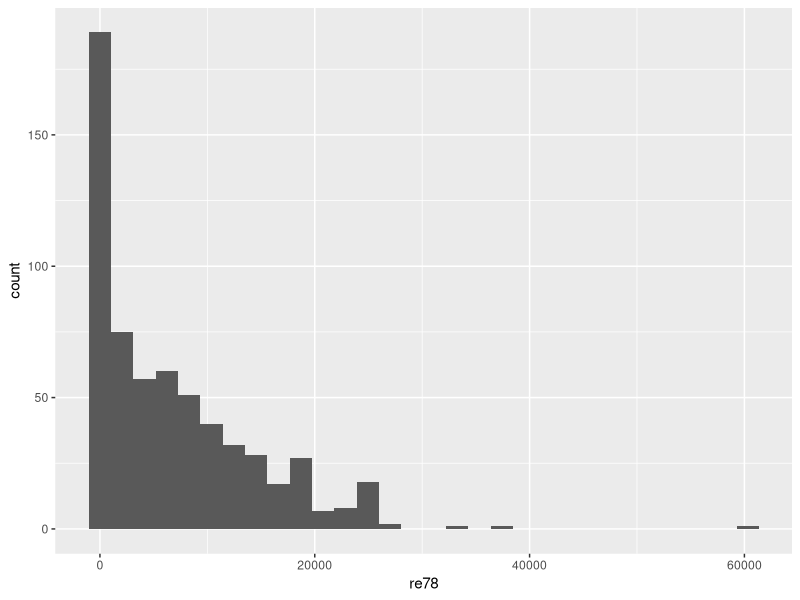
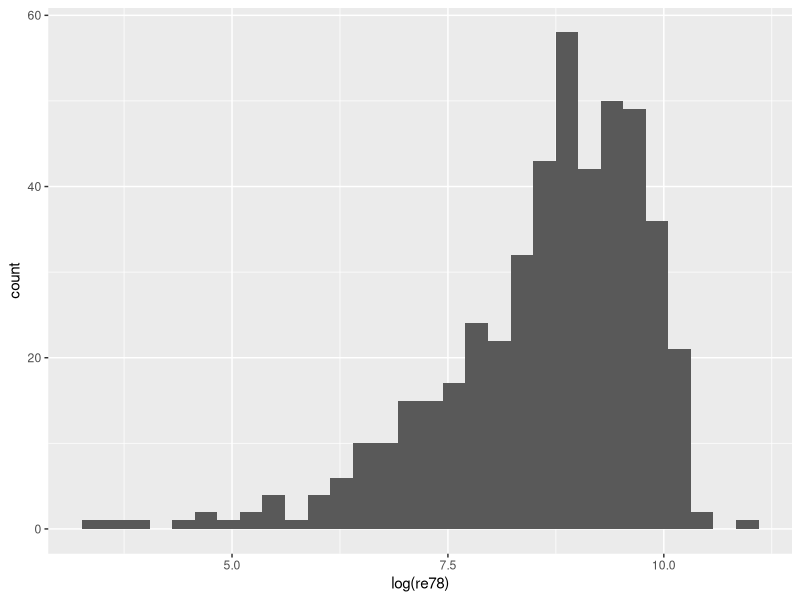
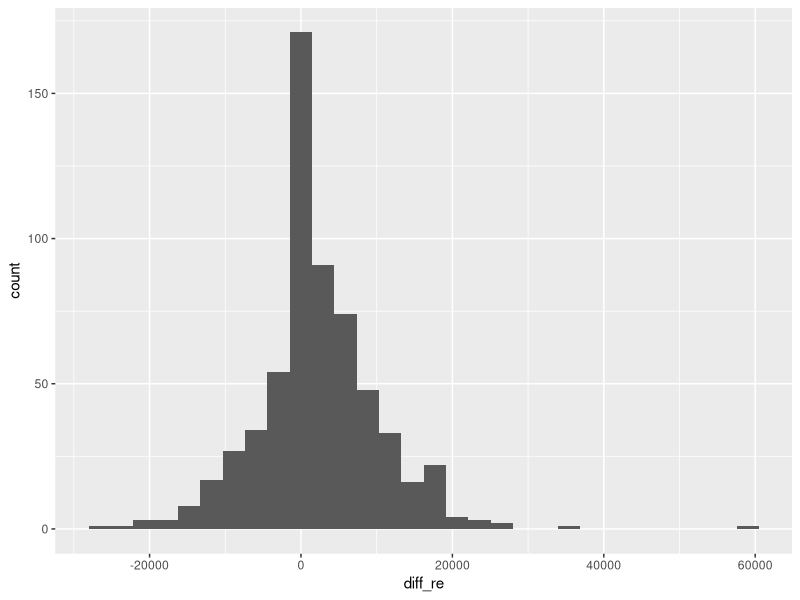
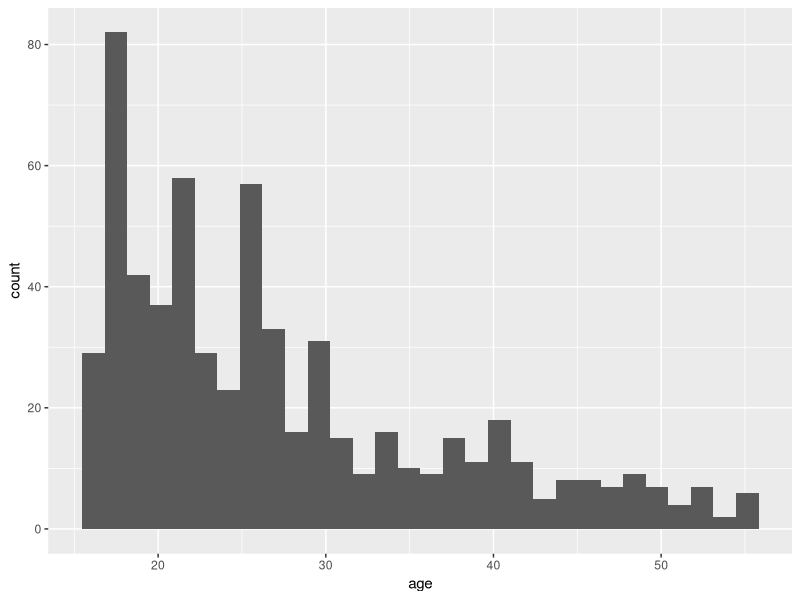
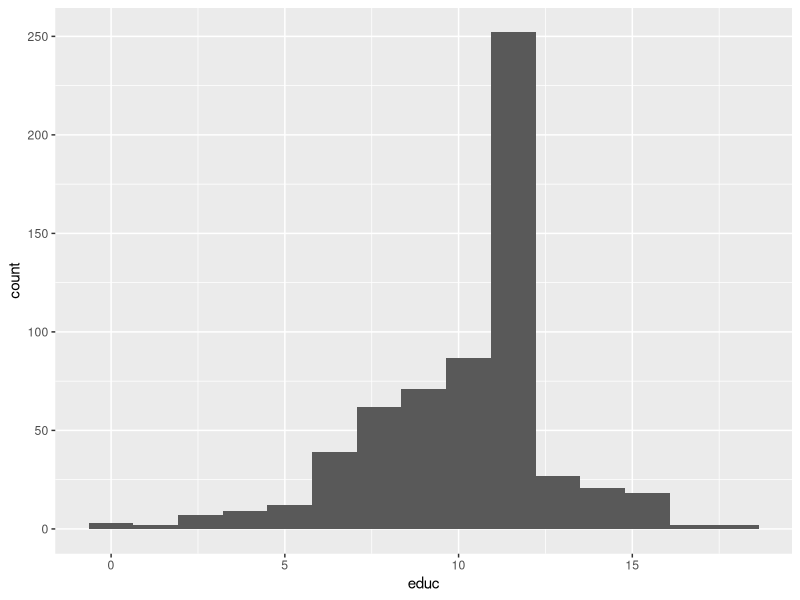
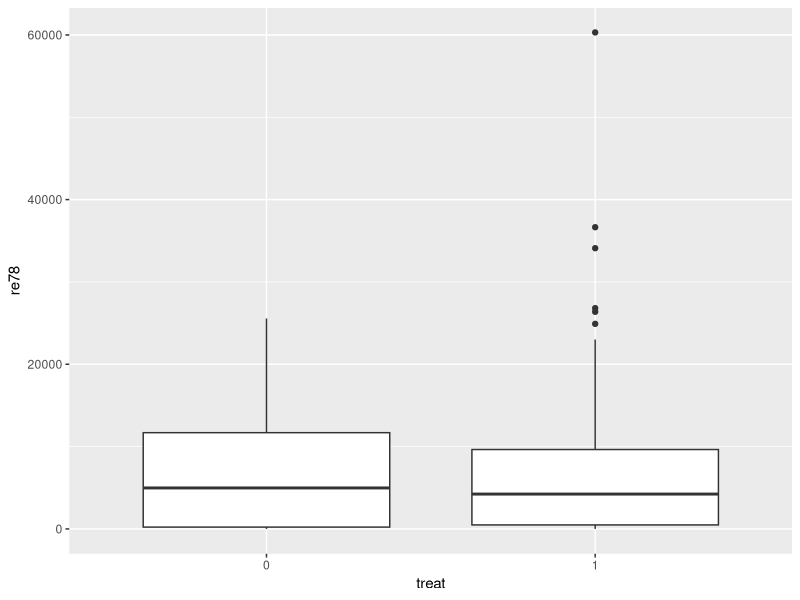
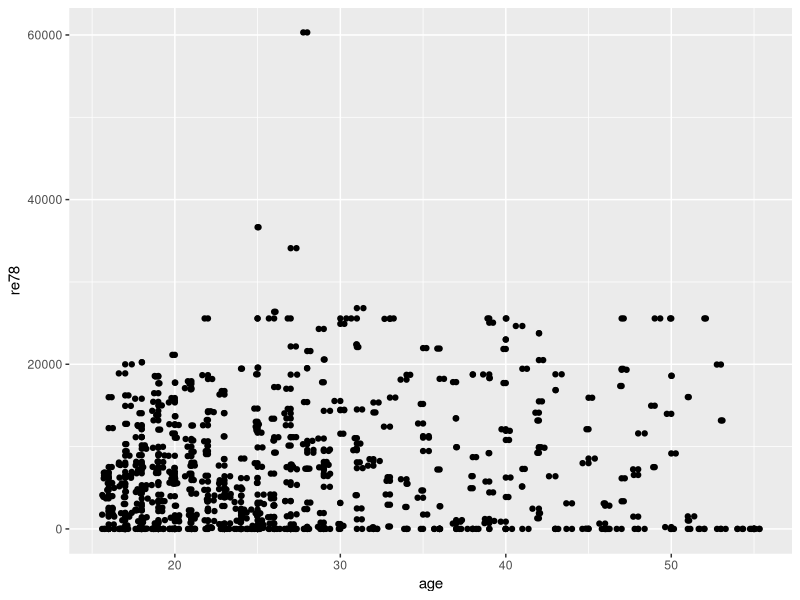
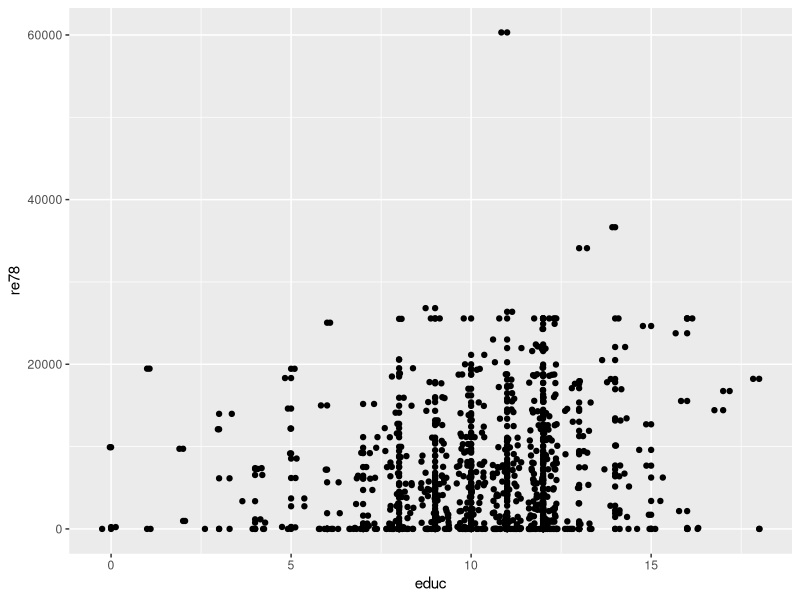

Write R code to recreate these figures, in order. (Note: this script raises an error after producing the figures.)
rm(list = ls())

library(ggplot2)
library(MASS)
library(rms)
library(xtable)
library(knitr)
library(kableExtra)


##########################################################################
############################ 0. Loading the data #########################
##########################################################################


data <- read.csv("Data/lalondedata.txt", sep=',')

head(data)
str(data)
dim(data)
summary(data)

data$treat <- as.factor(data$treat)
data$black <- as.factor(data$black)
data$hispan <- as.factor(data$hispan)
data$married <- as.factor(data$married)
data$nodegree <- as.factor(data$nodegree)
data$diff_re <- data$re78 - data$re74


##########################################################################
############################### 1. EDA ###################################
##########################################################################


# Single variables
ggplot(data, aes(x=re78)) + geom_histogram() # skewed to the right
ggplot(data, aes(x=log(re78))) + geom_histogram()

ggplot(data, aes(x=diff_re)) + geom_histogram()
ggplot(data, aes(x=age)) + geom_histogram()
ggplot(data, aes(x=educ)) + geom_histogram(bins = 15)

ggplot(data, aes(x=treat, y=re78)) + geom_boxplot()
ggplot(data, aes(x=age, y=re78)) + geom_point() + geom_jitter()
ggplot(data, aes(x=educ, y=re78)) + geom_point() + geom_jitter()
ggplot(data, aes(x=black, y=re78)) + geom_boxplot()   # ***
ggplot(data, aes(x=hispan, y=re78)) + geom_boxplot()
ggplot(data, aes(x=married, y=re78)) + geom_boxplot() # ***
ggplot(data, aes(x=nodegree, y=re78)) + geom_boxplot()

# Difference between re78 and re74
ggplot(data, aes(x=treat, y=diff_re)) + geom_boxplot() # **
ggplot(data, aes(x=age, y=diff_re)) + geom_point() + geom_jitter()
ggplot(data, aes(x=educ, y=diff_re)) + geom_point() + geom_jitter()
ggplot(data, aes(x=black, y=diff_re)) + geom_boxplot()   
ggplot(data, aes(x=hispan, y=diff_re)) + geom_boxplot() # *
ggplot(data, aes(x=married, y=diff_re)) + geom_boxplot()# * 
ggplot(data, aes(x=nodegree, y=diff_re)) + geom_boxplot()


# Interactions:
ggplot(data, aes(x=treat, y=re78)) +
  geom_boxplot() +
  facet_wrap(~black, ncol=4) # **

ggplot(data, aes(x=treat, y=re78)) +
  geom_boxplot() +
  facet_wrap(~hispan, ncol=4)

ggplot(data, aes(x=treat, y=re78)) +
  geom_boxplot() +
  facet_wrap(~married, ncol=4)

ggplot(data, aes(x=treat, y=re78)) +
  geom_boxplot() +
  facet_wrap(~nodegree, ncol=4)


# Interactions difference:
ggplot(data, aes(x=treat, y=diff_re)) +
  geom_boxplot() +
  facet_wrap(~black, ncol=4)  

ggplot(data, aes(x=treat, y=diff_re)) +
  geom_boxplot() +
  facet_wrap(~hispan, ncol=4) 

ggplot(data, aes(x=treat, y=diff_re)) +
  geom_boxplot() +
  facet_wrap(~married, ncol=4)

ggplot(data, aes(x=treat, y=diff_re)) +
  geom_boxplot() +
  facet_wrap(~nodegree, ncol=4)


##########################################################################
############################### 2.Model selection Deprecated #############
##########################################################################


# Baseline model based on the EDA
baseline_model <- lm(re78 ~ treat + married + black + black*treat, data=data)
summary(baseline_model)  
plot(baseline_model)

# Model selection
# Step AIC:
null_model <- lm(re78 ~ treat, data=data)
full_model <- lm(re78 ~ treat + age + educ + black + hispan +
                   married + nodegree + re74,
                 data=data)
step_model <- step(null_model,
                   scope=formula(full_model),
                   direction='both',
                   trace=0)

# Forward AIC:
forward_model <- step(null_model,
                      scope=formula(full_model),
                      direction='forward',
                      trace=0)
summary(forward_model) # The same as stepwise

# Backward AIC:
backward_model <- step(null_model,
                       scope=formula(full_model),
                       direction='backward',
                       trace=0)
summary(backward_model) # Constant model without variables

# Step with interaction terms:
full_model2 <- lm(re78 ~ treat + age + educ + black +
                    hispan + married + nodegree + 
                    treat*black + treat*hispan,
                  data=data)
step_model2 <- step(null_model,
                    scope=formula(full_model2),
                    direction='both',
                    trace=0)
summary(step_model2)    # Interaction term wasn't chosen

# Log age
log_age_model <- lm(re78 ~ treat + educ + married + black + log(age), data=data)
summary(log_age_model)

# Model without outliers
data_wo <- data[-c(132, 182, 611),]
model_wo <- lm(re78 ~ treat + educ + married + black + age, data=data_wo)

# Adding re75
model_w75 <- lm(re78 ~ treat + educ + married + black + age + re75, data=data)

# Model diff re78 re75
null_model_d <- lm(diff_re ~ treat, data=data)
full_model_d <- lm(diff_re ~ treat + age + educ + black + hispan +
                   married + nodegree,
                 data=data)
step_model_d <- step(null_model,
                   scope=formula(full_model_d),
                   direction='both',
                   trace=0)

# Model with race and treat
int_model <- lm(re78 ~ treat + re74 + educ + black +
                  hispan * treat, data=data)
summary(int_model)
anova(step_model, int_model) # no interaction between race and treat


##########################################################################
############################### 2.Model selection ########################
##########################################################################


# Model selection
# Step AIC:
null_model <- lm(diff_re ~ treat, data=data)
full_model <- lm(diff_re ~ treat + age + educ + black + hispan +
                   married + nodegree,
                 data=data)
step_model <- step(null_model,
                   scope=formula(full_model),
                   direction='both',
                   trace=0)
summary(step_model)

############################ PRETTY TABLE ############################
summary_step = summary(step_model)
summaryprint = data.frame(summary_step$coefficients)

stars = c("***", "**", "**", "*")
starsdf = data.frame(stars)

summarydf = data.frame(cbind(round(summaryprint,2),starsdf))
colnames(summarydf) = c("Estimate","Std. Error","t value", "Pr(>|t|)","")
knitr::kable(summarydf, format="latex", booktabs=TRUE) %>% 
  kable_styling(latex_options=c("hold_position", "scale_down"))

######################################################################

treat_age_int <- lm(diff_re ~ treat + age + married + treat * age, data=data)
anova(step_model, treat_age_int) # ***

############################ PRETTY TABLE ############################

ftest = anova(step_model, treat_age_int)
xtable(ftest)

######################################################################

treat_mar_int <- lm(diff_re ~ treat + age + married + treat * married, data=data)
anova(step_model, treat_mar_int)

mar_age_int <- lm(diff_re ~ treat + age + married + married * age, data=data)
anova(step_model, mar_age_int)

race <- lm(diff_re ~ treat + age + married + treat * age + black + 
             black * treat + hispan + treat * hispan, data=data)
anova(treat_age_int, race)


##########################################################################
############################### 3.Model assessment #######################
##########################################################################

par(bty='n')
summary(step_model)                   
plot(step_model, which=1)             # equal variance and independence assum problem
plot(step_model, which=2)             # normality assumption?
plot(step_model, which=3)
plot(step_model, which=4)             # no influential points
plot(step_model, which=5)             # several outliers
plot(data$educ, step_model$residuals) # linearity assumption holds
plot(data$age, step_model$residuals)
vif(step_model)                       # no multicollinearity

# In pretty:
# resid vs. fitted
tempdf = data.frame(fitted=fitted(step_model), residuals=residuals(step_model))
ggplot(data=tempdf, aes(x=fitted, y=residuals)) + 
  geom_abline(slope=0, intercept=0, color='#aaaaaa', linetype='dashed') +
  geom_point(color='#061953') + 
  theme_classic() + 
  labs(x="Fitted Values", y="Residuals") + 
  ggtitle("Residuals vs. Fitted Plot") + 
  theme(plot.title=element_text(size=16, face='bold', hjust=0.5)) +
  scale_y_continuous(labels= function(x) paste("$", as.numeric(x)/1000, "k"))
  

# QQ-plot
ggplot(data=tempdf, aes(sample=residuals)) + 
  stat_qq_line(linetype='dashed', color="#888888") + 
  stat_qq(color='#061953') + 
  theme_classic() +
  labs(x="Theoretical Quantiles", y="Empirical Quantiles") + 
  ggtitle("Residuals QQ-Plot") + 
  theme(plot.title=element_text(size=16, face='bold', hjust=0.5)) +
  scale_y_continuous(labels= function(x) paste("$", as.numeric(x)/1000, "k"))

# Cooks dist
plot(step_model, which=5, pch=16, col='#061953', cex=0.8, sub="")             



# Log_age model
plot(log_age_model, which=1)             
plot(log_age_model, which=2)
plot(log_age_model, which=3)
plot(log_age_model, which=4)             
plot(log_age_model, which=5)             
plot(data$educ, log_age_model$residuals) 
plot(log(data$age), log_age_model$residuals)
vif(step_model)

# Without outliers model
plot(model_wo, which=1)             
plot(model_wo, which=2)
plot(model_wo, which=3)
plot(model_wo, which=4)            
plot(model_wo, which=5)             
plot(data_wo$educ, model_wo$residuals) 
plot(data_wo$age, model_wo$residuals)
vif(step_model)

# Model with additional predictor
plot(model_wo, which=1)             
plot(model_wo, which=2)
plot(model_wo, which=3)
plot(model_wo, which=4)            
plot(model_wo, which=5)             
plot(data_wo$educ, model_wo$residuals) 
plot(data_wo$age, model_wo$residuals)
vif(step_model)

# Diff model
plot(step_model_d, which=1)             
plot(step_model_d, which=2)
plot(step_model_d, which=3)
plot(step_model_d, which=4)             
plot(step_model_d, which=5)             
plot(data$educ, step_model_d$residuals) 
plot(log(data$age), step_model_d$residuals)
vif(step_model_d)
summary(step_model_d)

# Final model
plot(treat_age_int, which=1)             
plot(treat_age_int, which=2)
plot(treat_age_int, which=3)
plot(treat_age_int, which=4)             
plot(treat_age_int, which=5)             
plot(data$educ, treat_age_int$residuals) 
plot(data$age, treat_age_int$residuals)
vif(treat_age_int)
summary(treat_age_int)


############################ PRETTY TABLE ############################
summary_final = summary(treat_age_int)
summary_final
summaryprint = data.frame(summary_final$coefficients)

stars = c("***",".", "***", "*", "**")
starsdf = data.frame(stars)

summarydf = data.frame(cbind(round(summaryprint,2),starsdf))
colnames(summarydf) = c("Estimate","Std. Error","t value", "Pr(>|t|)","")
knitr::kable(summarydf, format="latex", booktabs=TRUE) %>% 
  kable_styling(latex_options="hold_position")

######################################################################


##########################################################################
############################### 4. Inference #############################
##########################################################################


confint(treat_age_int)
summary(treat_age_int)
summary(step_model)


##########################################################################
############################### 5. Experiments ###########################
##########################################################################


null_model_log <- lm(log(re78) ~ treat, data=data)
full_model_log <- lm(log(re78) ~ treat + age + educ + 
                       black + hisp + married + nodegree,
                     data=data)

step_model_log <- step(null_model,
                   scope=formula(full_model),
                   direction='both',
                   trace=0)

incl75 <- lm(re78 ~ . - re74, data=data)
summary(incl75)

data$re78_p <- data$re78 + 1  # many zeros in re78
data$re78_p <- log(data$re78_p)

log_mod <- lm(re78_p ~ . - re74 - re75 - re78, data = data)
summary(log_mod)
plot(log_mod)

boxcox_trans <- boxcox(step_model, lambda = seq(1, 5, length = 50))
lambda_trans <- boxcox_trans$x[boxcox_trans$y == max(boxcox_trans$y)]
lambda_trans


plot(data$age, full_model$residuals)
plot(data$educ, full_model$residuals)

new_model1 <- lm(re78 ~ treat + married + educ + black, data=data)
